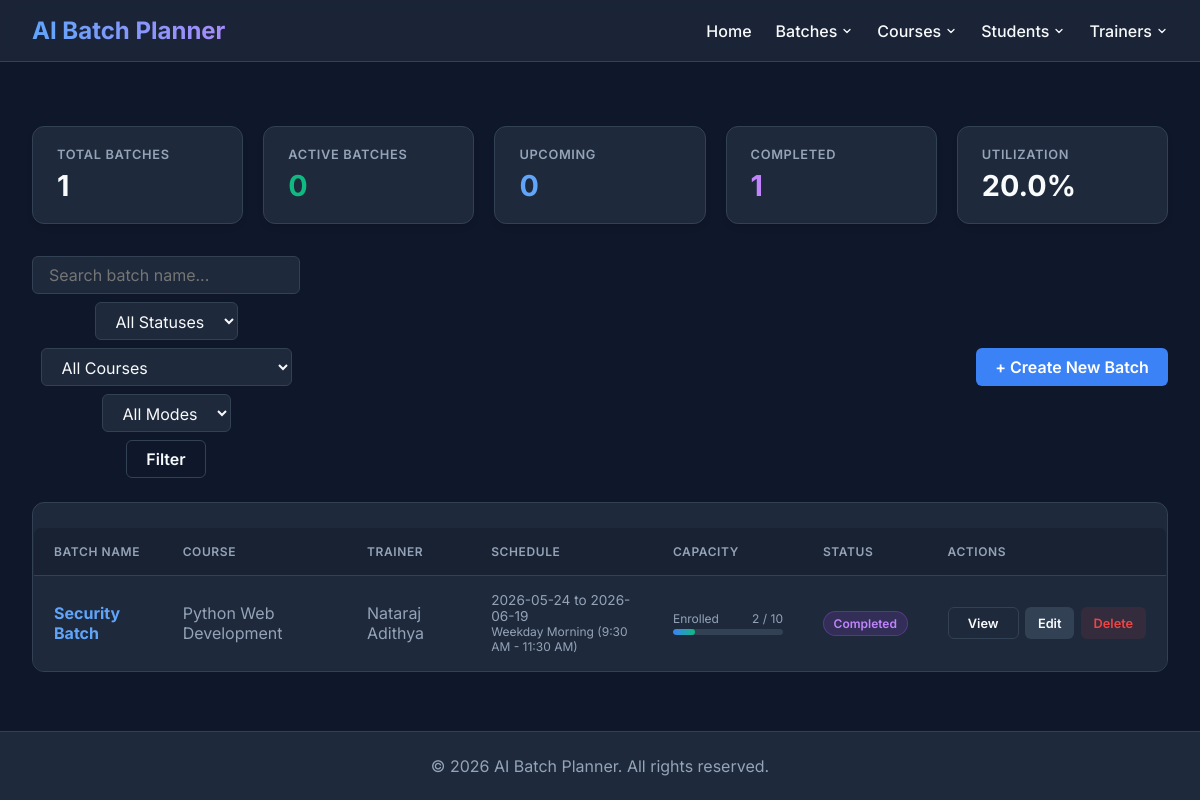
The page /batches on the database as committed earlier.
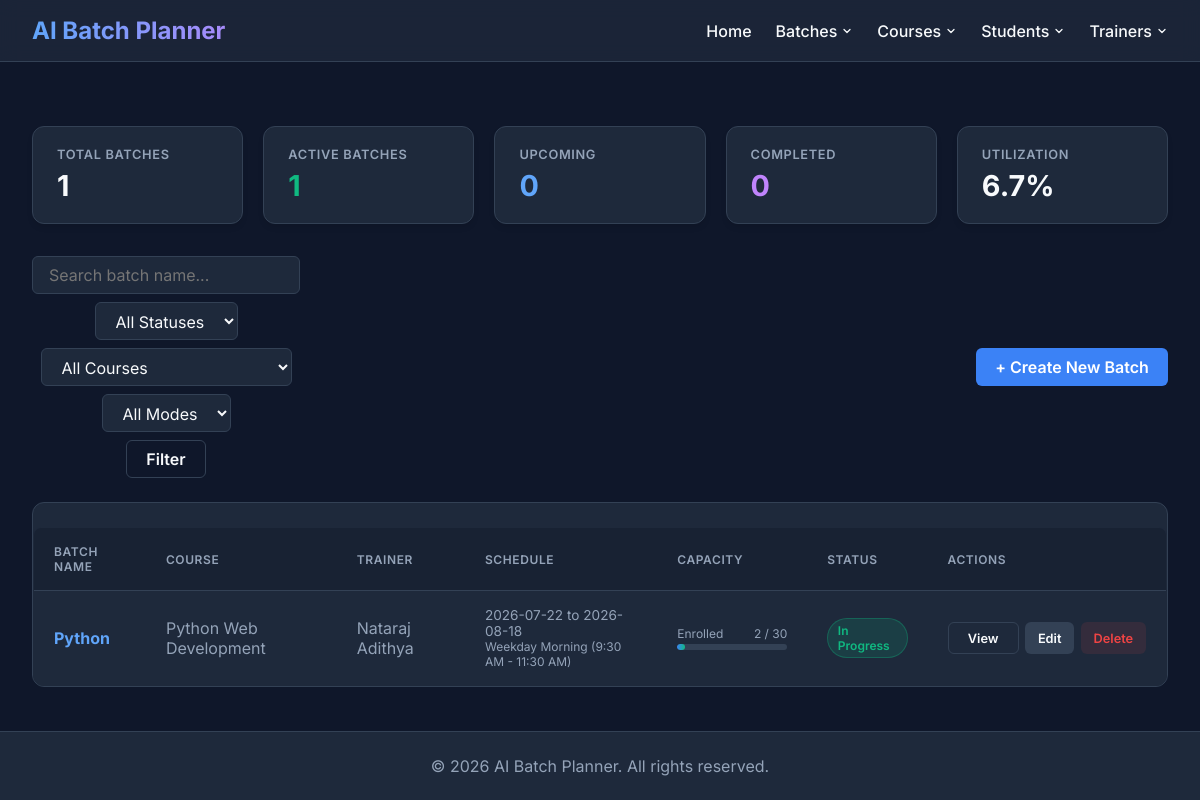
The same page on the database as committed later.
### tables this page shows
CREATE TABLE batch (
    batch_id INTEGER PRIMARY KEY AUTOINCREMENT,
    batch_code TEXT NOT NULL UNIQUE,
    batch_name TEXT NOT NULL,
    course_id INTEGER NOT NULL,
    trainer_id INTEGER,
    start_date TEXT NOT NULL,
    end_date TEXT NOT NULL,
    slot_type TEXT NOT NULL CHECK(slot_type IN (
        'Weekday Morning (9:30 AM - 11:30 AM)',
        'Weekday Midday (11:45 AM - 1:45 PM)',
        'Weekday Afternoon (2:45 PM - 4:45 PM)',
        'Weekday Evening (5:00 PM - 7:00 PM)',
        'Weekend Full Day (10:00 AM - 4:00 PM)',
        'Custom'
    )),
    start_time TEXT,
    end_time TEXT,
    mode TEXT NOT NULL DEFAULT 'Offline' CHECK(mode IN ('Online', 'Offline', 'Hybrid')),
    location TEXT,
    max_capacity INTEGER NOT NULL DEFAULT 30 CHECK(max_capacity > 0),
    enrolled_count INTEGER NOT NULL DEFAULT 0 CHECK(enrolled_count >= 0),
    status TEXT NOT NULL DEFAULT 'Upcoming' CHECK(status IN ('Upcoming', 'In Progress', 'Completed', 'On Hold', 'Cancelled')),
    description TEXT,
    created_at TIMESTAMP DEFAULT CURRENT_TIMESTAMP,
    updated_at TIMESTAMP DEFAULT CURRENT_TIMESTAMP,
    created_by TEXT,
    updated_by TEXT,
    FOREIGN KEY (course_id) REFERENCES Course(id) ON DELETE RESTRICT,
    FOREIGN KEY (trainer_id) REFERENCES trainer(trainer_id) ON DELETE SET NULL
);

CREATE TABLE Course (
    id INTEGER PRIMARY KEY AUTOINCREMENT,

    course_name TEXT NOT NULL UNIQUE,

    technology_stack TEXT NOT NULL,

    duration_hours INTEGER NOT NULL
        CHECK(duration_hours > 0),

    description TEXT,

    status TEXT NOT NULL DEFAULT 'Active'
        CHECK(status IN ('Active', 'Inactive')),

    created_at DATETIME NOT NULL DEFAULT CURRENT_TIMESTAMP,

    updated_at DATETIME NOT NULL DEFAULT CURRENT_TIMESTAMP,

    created_by TEXT,

    updated_by TEXT
);

CREATE TABLE trainer (
    trainer_id INTEGER PRIMARY KEY AUTOINCREMENT,

    full_name TEXT NOT NULL,

    email TEXT NOT NULL UNIQUE,

    phone TEXT NOT NULL UNIQUE,

    skills TEXT NOT NULL,

    qualifications TEXT,

    experience INTEGER NOT NULL CHECK (experience >= 0),

    status TEXT NOT NULL CHECK(status IN ('Active','Inactive')),

    created_at TIMESTAMP DEFAULT CURRENT_TIMESTAMP,

    updated_at TIMESTAMP DEFAULT CURRENT_TIMESTAMP,

    created_by TEXT,

    updated_by TEXT
, date_of_joining TEXT, previous_experience REAL DEFAULT 0.0);

### routes/batch_routes.py (the view)
@batch_bp.route("/batches")
def list_batches():
    status = request.args.get("status")
    course_id = request.args.get("course_id")
    trainer_id = request.args.get("trainer_id")
    mode = request.args.get("mode")
    search = request.args.get("search")
    batches = batch_service.get_all_batches(
        status=status,
        course_id=course_id,
        trainer_id=trainer_id,
        mode=mode,
        search=search
    )
    stats = batch_service.get_statistics()
    courses = course_service.get_active_courses()
    trainers = [t for t in get_all_trainers() if t.get('status') == 'Active']
    return render_template(
        "batches.html",
        batches=batches,
        stats=stats,
        courses=courses,
        trainers=trainers,
        selected_status=status or "",
        selected_course=course_id or "",
        selected_trainer=trainer_id or "",
        selected_mode=mode or "",
        search_query=search or ""
    )

### database/db.py (called while the page is built)
def get_connection():
    connection = sqlite3.connect(DATABASE_NAME)
    connection.row_factory = sqlite3.Row
    connection.execute("PRAGMA foreign_keys = ON")
    return connection

### models/batch.py (called while the page is built)
    def get_connection(self):
        conn = sqlite3.connect(DB_PATH)
        conn.row_factory = sqlite3.Row
        conn.execute("PRAGMA foreign_keys = ON")
        return conn

### models/course.py (called while the page is built)
    def get_connection(self):
        conn = sqlite3.connect(DB_PATH)
        conn.row_factory = sqlite3.Row
        return conn

    def get_active_courses(self):
        return self.get_courses_by_status("Active")

    def get_courses_by_status(self, status):
        conn = self.get_connection()
        rows = conn.execute("SELECT * FROM Course WHERE status=? ORDER BY course_name",(status,)).fetchall()
        conn.close()
        return [dict(r) for r in rows]

### models/trainer.py (called while the page is built)
def get_all_trainers():
    connection = get_connection()
    try:
        cursor = connection.cursor()
        query = """
            SELECT
                trainer_id,
                full_name,
                email,
                phone,
                skills,
                qualifications,
                experience,
                date_of_joining,
                previous_experience,
                status,
                created_at,
                updated_at,
                created_by,
                updated_by
            FROM trainer
            ORDER BY full_name ASC
        """
        cursor.execute(query)
        return cursor.fetchall()
    finally:
        connection.close()

### services/batch_service.py (called while the page is built)
    def get_all_batches(self, status=None, course_id=None, trainer_id=None, mode=None, search=None):
        return self.batch_model.get_all_batches(
            status=status,
            course_id=course_id,
            trainer_id=trainer_id,
            mode=mode,
            search=search
        )

    def get_statistics(self):
        return self.batch_model.get_statistics()

### services/course_service.py (called while the page is built)
    def get_active_courses(self):
        return self.course_model.get_active_courses()

### templates/batches.html (shortened to what this page needs)
{% extends 'base.html' %}
{% block content %}
<div class="stats-grid">
    <div class="stat-card">
        <div class="stat-title">Total Batches</div>
        <div class="stat-value">{{ stats.total_batches }}</div>
    </div>
    <div class="stat-card">
        <div class="stat-title">Active Batches</div>
        <div class="stat-value" style="color: var(--success);">{{ stats.active_batches }}</div>
    </div>
    <div class="stat-card">
        <div class="stat-title">Upcoming</div>
        <div class="stat-value" style="color: #60a5fa;">{{ stats.upcoming_batches }}</div>
    </div>
    <div class="stat-card">
        <div class="stat-title">Completed</div>
        <div class="stat-value" style="color: #c084fc;">{{ stats.completed_batches }}</div>
    </div>
    <div class="stat-card">
        <div class="stat-title">Utilization</div>
        <div class="stat-value">{{ stats.capacity_utilization }}%</div>
    </div>
</div>
<div class="toolbar">
    <form class="search-form" action="{{ url_for('batch_bp.list_batches') }}" method="GET">
        <input type="text" name="search" class="input-control" placeholder="Search batch name..."
            value="{{ search_query }}">
        <select name="status" class="input-control">
            <option value="">All Statuses</option>
        </select>
        <select name="course_id" class="input-control">
            <option value="">All Courses</option>
        </select>
        <select name="mode" class="input-control">
            <option value="">All Modes</option>
        </select>
        <button type="submit" class="btn btn-outline">Filter</button>
    </form>
    <a href="{{ url_for('batch_bp.create_batch') }}" class="btn btn-primary">+ Create New Batch</a>
</div>
<div class="table-container">
    <table class="data-table">
        <thead>
            <tr>
                <th>Batch Name</th>
                <th>Course</th>
                <th>Trainer</th>
                <th>Schedule</th>
                <th>Capacity</th>
                <th>Status</th>
                <th>Actions</th>
            </tr>
        </thead>
        <tbody>
            {% for batch in batches %}
            <tr>
                <td style="font-weight: 500;">
                    <a href="{{ url_for('batch_bp.view_batch_details', batch_id=batch.batch_id) }}" class="batch-code-link">
                        {{ batch.batch_name }}
                    </a>
                </td>
                <td>{{ batch.course_name or 'Unassigned' }}</td>
                <td>{{ batch.trainer_name or 'Unassigned' }}</td>
                <td style="font-size: 0.85rem;">
                    <div>{{ batch.start_date }} to {{ batch.end_date }}</div>
                    <div style="color: var(--text-muted); font-size: 0.75rem;">{{ batch.slot_type }}</div>
                </td>
                <td>
                    <div class="capacity-wrapper">
                        <div class="capacity-label">
                            <span>Enrolled</span>
                            <span>{{ batch.enrolled_count }} / {{ batch.max_capacity }}</span>
                        </div>
                        {% set pct = (batch.enrolled_count / batch.max_capacity * 100)|round|int if batch.max_capacity > 0 else 0 %}
                        <div class="progress-bar-bg">
                            <div class="progress-bar-fill" style="width: {{ pct }}%;"></div>
                        </div>
                    </div>
                </td>
                <td>
                    {% set status_class = 'status-' ~ batch.status.lower().replace(' ', '-') %}
                    <span class="badge {{ status_class }}">{{ batch.status }}</span>
                </td>
                <td>
                    <div class="actions-group">
                        <a href="{{ url_for('batch_bp.view_batch_details', batch_id=batch.batch_id) }}" class="btn btn-outline" style="height: 32px; font-size: 0.8rem;">View</a>
                        <a href="{{ url_for('batch_bp.edit_batch', batch_id=batch.batch_id) }}" class="btn btn-secondary" style="height: 32px; font-size: 0.8rem;">Edit</a>
                        <form action="{{ url_for('batch_bp.delete_batch', batch_id=batch.batch_id) }}" method="POST" onsubmit="return confirm('Are you sure you want to delete this batch?');">
                            <button type="submit" class="btn btn-danger" style="height: 32px; font-size: 0.8rem;">Delete</button>
                        </form>
                    </div>
                </td>
            </tr>
            {% else %}
            <tr>
                <td colspan="7" style="text-align: center; color: var(--text-muted); padding: 3rem;">
                    No batches found. Click <strong>+ Create New Batch</strong> to get started.
                </td>
            </tr>
            {% endfor %}
        </tbody>
    </table>
</div>
{% endblock %}

### templates/base.html (shortened to what this page needs)
<!DOCTYPE html>
<html lang="en">
<head>
</head>
<body>
    <nav class="navbar">
        <a href="/" class="navbar-brand">AI Batch Planner</a>
        <div class="navbar-nav">
            <a href="/">Home</a>
            <div class="dropdown">
                <button class="dropdown-btn">
                    Batches
                    <svg width="12" height="12" viewBox="0 0 24 24" fill="none" stroke="currentColor" stroke-width="2.5"
                        stroke-linecap="round" stroke-linejoin="round">
                        <path d="m6 9 6 6 6-6" />
                    </svg>
                </button>
            </div>
            <div class="dropdown">
                <button class="dropdown-btn">
                    Courses
                    <svg width="12" height="12" viewBox="0 0 24 24" fill="none" stroke="currentColor" stroke-width="2.5"
                        stroke-linecap="round" stroke-linejoin="round">
                        <path d="m6 9 6 6 6-6" />
                    </svg>
                </button>
            </div>
            <div class="dropdown">
                <button class="dropdown-btn">
                    Students
                    <svg width="12" height="12" viewBox="0 0 24 24" fill="none" stroke="currentColor" stroke-width="2.5"
                        stroke-linecap="round" stroke-linejoin="round">
                        <path d="m6 9 6 6 6-6" />
                    </svg>
                </button>
            </div>
            <div class="dropdown">
                <button class="dropdown-btn">
                    Trainers
                    <svg width="12" height="12" viewBox="0 0 24 24" fill="none" stroke="currentColor" stroke-width="2.5"
                        stroke-linecap="round" stroke-linejoin="round">
                        <path d="m6 9 6 6 6-6" />
                    </svg>
                </button>
            </div>
        </div>
    </nav>
    <main class="container">
        {% block content %}{% endblock %}
    </main>
    <footer class="footer">
        &copy; 2026 AI Batch Planner. All rights reserved.
    </footer>
</body>
</html>

### templates/base.html (style rules this page uses)
:root { --bg-color: #0f172a; --surface-color: #1e293b; --surface-hover: #334155; --primary: #3b82f6; --primary-hover: #2563eb; --text-main: #f8fafc; --text-muted: #94a3b8; --danger: #ef4444; --success: #10b981; --border: #334155; }
body { margin: 0; font-family: 'Inter', sans-serif; background-color: var(--bg-color); color: var(--text-main); display: flex; flex-direction: column; min-height: 100vh; }
.navbar { background: rgba(30, 41, 59, 0.8); backdrop-filter: blur(10px); padding: 1rem 2rem; border-bottom: 1px solid var(--border); display: flex; justify-content: space-between; align-items: center; }
.navbar-brand { font-size: 1.5rem; font-weight: 700; color: #fff; text-decoration: none; background: linear-gradient(90deg, #60a5fa, #a78bfa); -webkit-background-clip: text; -webkit-text-fill-color: transparent; }
.navbar-nav { display: flex; align-items: center; }
.navbar-nav a, .navbar-nav .dropdown { margin-left: 1.5rem; }
.navbar-nav a { color: var(--text-main); text-decoration: none; font-weight: 500; transition: color 0.2s; line-height: 1; display: inline-flex; align-items: center; }
.dropdown { position: relative; display: flex; align-items: center; }
.dropdown-btn { color: var(--text-main); text-decoration: none; font-weight: 500; transition: color 0.2s; cursor: pointer; background: none; border: none; padding: 0; font-family: inherit; font-size: inherit; display: inline-flex; align-items: center; gap: 4px; margin: 0; line-height: 1; -webkit-appearance: none; appearance: none; }
.container { flex: 1; padding: 2rem; max-width: 1200px; margin: 0 auto; width: 100%; box-sizing: border-box; }
form { display: flex; flex-direction: column; gap: 12px; max-width: 500px; }
input, select, textarea { padding: 10px 14px; background-color: var(--surface-color); border: 1px solid var(--border); border-radius: 8px; color: var(--text-main); font-size: 1rem; transition: border-color 0.2s; }
button { padding: 10px 15px; background-color: var(--primary); color: white; border: none; border-radius: 8px; cursor: pointer; font-size: 1rem; font-weight: 600; transition: background-color 0.2s; margin-top: 10px; }
.btn { display: inline-flex !important; align-items: center !important; justify-content: center !important; box-sizing: border-box !important; vertical-align: middle !important; margin: 0 !important; }
.search-form { display: flex !important; align-items: center !important; gap: 0.5rem !important; }
.search-form .input-control, .search-form select, .search-form input, .search-form button, .search-form .btn { margin: 0 !important; box-sizing: border-box !important; vertical-align: middle !important; }
table { width: 100%; border-collapse: collapse; margin-top: 1.5rem; background-color: var(--surface-color); border-radius: 8px; overflow: hidden; border: 1px solid var(--border); }
th, td { text-align: left; padding: 14px; border-bottom: 1px solid var(--border); }
th { background-color: rgba(30, 41, 59, 0.5); color: var(--text-main); font-weight: 600; }
td { color: var(--text-muted); }
tr:last-child td { border-bottom: none; }
a { color: var(--primary); text-decoration: none; font-weight: 500; transition: color 0.2s; }
.footer { text-align: center; padding: 1.5rem; color: var(--text-muted); border-top: 1px solid var(--border); background: var(--surface-color); margin-top: auto; }

Rows that differ between the two databases and show on the page:
changed batch "Weekday Morning (9:30 AM - 11:30 AM)": batch_name "Security Batch" → "Python"; start_date "2026-05-24" → "2026-07-22"; end_date "2026-06-19" → "2026-08-18"; max_capacity "10" → "30"; {{ pct }} 20 → 7 (drawn); status "Completed" → "In Progress"
Other text that changed with them:
{{ stats.active_batches }}: "0" → "1"
{{ stats.completed_batches }}: "1" → "0"
{{ stats.capacity_utilization }}: "20.0" → "6.7"
